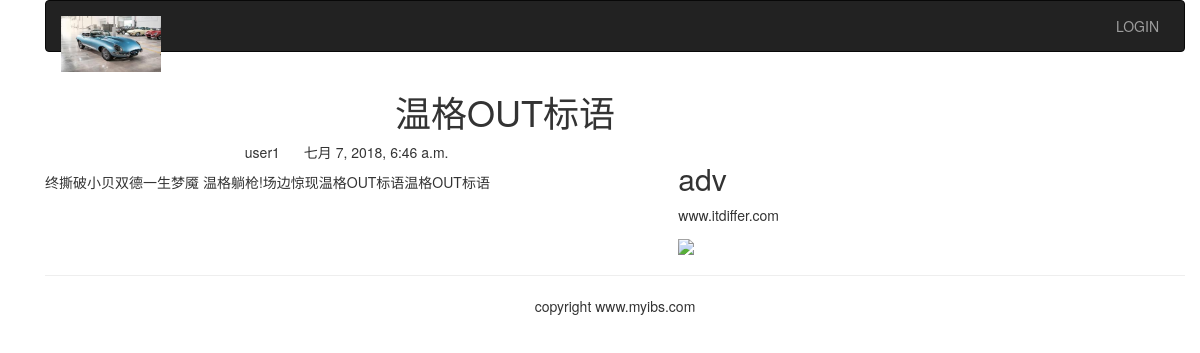
The app's page /blog/13/ with its own data.
### blog/models.py (models this page shows, shortened)
class BlogArticles(models.Model):
    title=models.CharField(max_length=300)
    author=models.ForeignKey(User,related_name="blog_posts")
    body=models.TextField()
    publish=models.DateTimeField(default=timezone.now)
    class Meta:
        ordering=("-publish",)

### blog/views.py (the view)
# urls.py: url(r'(?P<article_id>\d)/$', views.blog_article, name="blog_detail"),
def blog_article(request, article_id):
    article=get_object_or_404(BlogArticles,id=article_id)
    pub=article.publish
    return render(request,"blog/content.html",{"article":article,"publish":pub})

### mysite/context_processor.py (called while the page is built, shortened)
def gv_menu(request):
    logger.info("-------------------------- gv_menu started, username=%s --------------------------", request.user.username)
    print(request.session.get('key'))
    if request.user.id == None:
        return {
                }

### templates/blog/content.html (shortened to what this page needs)
{% extends "base.html" %}
{% block content %}
<div class="row text-center vertical-middle-sm">
	<h1>{{article.title}}</h1>
</div>
<div class="row">
	<div class="col-xs-12 col-md-8">
		<p class="text-center">
			<span>{{article.author.username}}</span>
			<span style="margin-left:20px">{{publish}}</span>
		</p>
		<div>{{article.body}}{{article.title}}</div>
	</div>
	<div class="col-xs6 col-md-4">
	<h2>adv</h2>
	<p>www.itdiffer.com</p>
	<img width="200px" src="http://n.sinaimg.cn/news/transform/175/w105h70/20180708/nw6b-hezpzwt3205068.jpg">
	</div>
</div>
{% endblock %}

### static/datepicker/css/datepicker.css (style rules this page uses)
*:before,*:after { -webkit-box-sizing:border-box;-moz-box-sizing:border-box;box-sizing:border-box }

### templates/base.html (style rules this page uses)
body { height:1000px; }

### records on screen
BlogArticles: title "温格OUT标语", author.username "user1", publish "七月 7, 2018, 6:46 a.m.", body "终撕破小贝双德一生梦魇 温格躺枪!场边惊现温格OUT标语"
